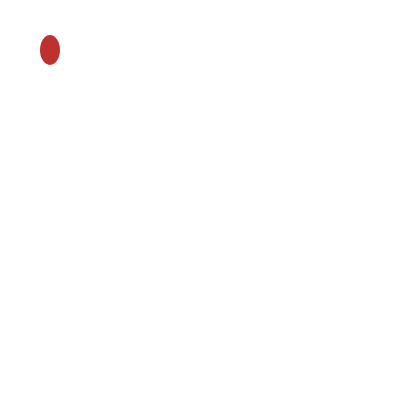
Frame 1 (no input)
Frame 60 (no input): identical to frame 1, image omitted
Frame 120 (the mouse pressed at the canvas centre since frame 60): identical to frame 1, image omitted

The p5.js sketch that drew this single still picture (run headless with seeded random() and noise() and a simulated clock; from frame 60 on, the mouse is pressed at the canvas centre):

// p5.js sketch
// ── sketch.js
let aniEllipse = () => {
  noStroke();
  fill(0,75,75)
  ellipse(50,50,20,30)
}

function setup() {
  createCanvas(400, 400);
  colorMode(HSB);
}

function draw() {
  background(220);
  aniEllipse();
}
